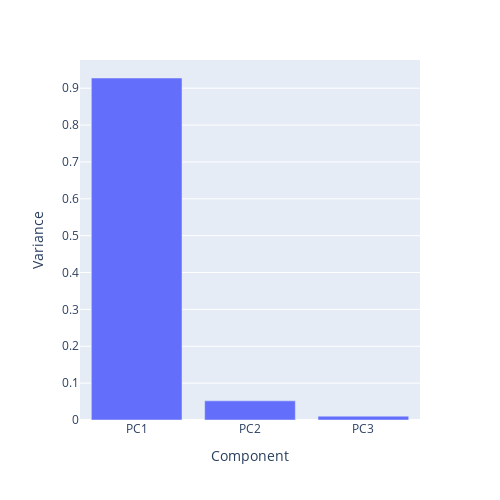
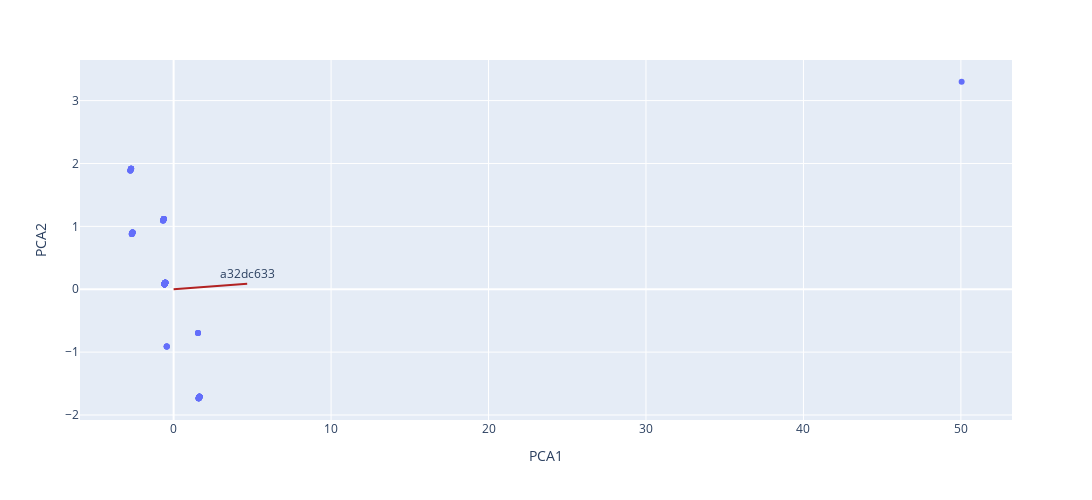
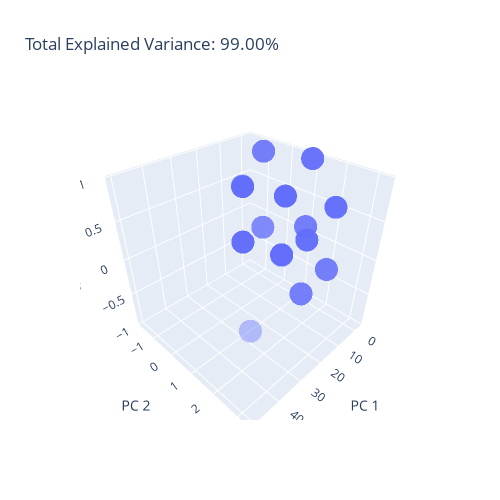
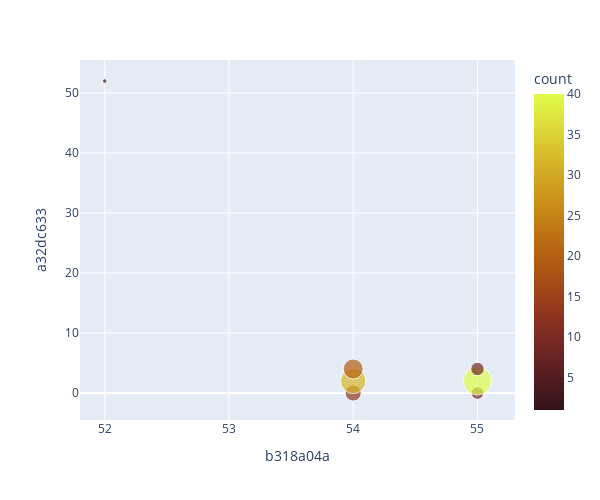

Write notebook code for charts like these, in order.
### Code cell
# Analysis with parameters    
# https://plotly.com/python/pca-visualization/

dfBroker17_2 = [df for df in dfList if df['name'] == 'abb-edge-17-broker-2'][0]
eventsGrouped = transposeDataComplete(dfBroker17_2['data'], '10T')
eventsGrouped.to_csv('/home/javarotti/Temp/temp4.csv')

pca = PCA(n_components=3)
pcaBase = eventsGrouped.drop('TimeStamp', axis=1)
components = pca.fit_transform(pcaBase)
inverse_transform = pca.inverse_transform(components)

dfPCA = pd.DataFrame(data=components)
dfPCA.columns = ['PC' + str(col+1) for col in dfPCA.columns]

fig = px.bar(x = dfPCA.columns, y = pca.explained_variance_ratio_, labels = dict(x = 'Component', y = 'Variance'))
fig.update_layout(autosize=False, width=500, height=500)
fig.show()

fig = px.scatter(components, x=0, y=1, hover_name=list(map(lambda x: 'id:' + str(x), range(0, np.shape(components)[0]))))

loadings = pca.components_.T * np.sqrt(pca.explained_variance_)
total_var = pca.explained_variance_ratio_.sum() * 100

temp = open("/home/javarotti/Temp/temp1.txt", "w")

for i, featureIndex in enumerate(range(0, len(pcaBase.columns) - 1)):
    xFactor = loadings[i, 0]
    yFactor = loadings[i, 1]
    if (math.sqrt(xFactor**2 + yFactor**2) > 3):
        fig.add_shape(
            type='line',
            line=dict(color="firebrick", width=2),
            x0=0, y0=0,
            x1=xFactor,
            y1=yFactor
        )
        fig.add_annotation(
            x=loadings[i, 0],
            y=loadings[i, 1],
            ax=0, ay=0,
            xanchor="center",
            yanchor="bottom",
            text=nameFeature(pcaBase.columns[featureIndex]),
        )
    temp.write(nameFeature(pcaBase.columns[featureIndex]) + ': ' + str(math.sqrt(xFactor**2 + yFactor**2)) + '\n')

temp.close()

fig.update_layout(autosize=False, width=1500, height=500, xaxis_title='PCA1', yaxis_title='PCA2')
fig.show()

fig = px.scatter_3d(
    components, x=0, y=1, z=2,
    title=f'Total Explained Variance: {total_var:.2f}%',
    labels={'0': 'PC 1', '1': 'PC 2', '2': 'PC 3'},
    opacity=0.4,
    hover_name=list(map(lambda x: 'id:' + str(x), range(0, np.shape(components)[0])))
)
fig.update_layout(autosize=False, width=500, height=500)
fig.show()

df = eventsGrouped[[('Value','b318a04a','','','','','',''),('Value','a32dc633','','','','','','')]]
df.columns = ['b318a04a', 'a32dc633']

df2 = df.groupby(['b318a04a','a32dc633']).size().reset_index(name='count')
fig = px.scatter(df2, x = 'b318a04a', y = 'a32dc633', size='count', color="count", color_continuous_scale='solar')
fig.update_layout(autosize=False, width=600, height=500)
fig.show()

### Figure 1 — Plotly figure (JSON) as saved in the notebook; plotly's stock layout.template omitted (floating-point values rounded to 4 significant figures)
{"data": [{"alignmentgroup": "True", "hovertemplate": "Component=%{x}<br>Variance=%{y}<extra></extra>", "legendgroup": "", "marker": {"color": "#636efa", "pattern": {"shape": ""}}, "name": "", "offsetgroup": "", "orientation": "v", "showlegend": false, "textposition": "auto", "type": "bar", "x": ["PC1", "PC2", "PC3"], "xaxis": "x", "y": [0.9277, 0.05196, 0.0104], "yaxis": "y"}], "layout": {"autosize": false, "barmode": "relative", "height": 500, "legend": {"tracegroupgap": 0}, "margin": {"t": 60}, "width": 500, "xaxis": {"anchor": "y", "domain": [0, 1], "title": {"text": "Component"}}, "yaxis": {"anchor": "x", "domain": [0, 1], "title": {"text": "Variance"}}}}

### Figure 2 — Plotly figure (JSON) as saved in the notebook; plotly's stock layout.template omitted (floating-point values rounded to 4 significant figures)
{"data": [{"hovertemplate": "<b>%{hovertext}</b><br><br>0=%{x}<br>1=%{y}<extra></extra>", "hovertext": ["id:0", "id:1", "id:2", "id:3", "id:4", "id:5", "id:6", "id:7", "id:8", "id:9", "id:10", "id:11", "id:12", "id:13", "id:14", "id:15", "id:16", "id:17", "id:18", "id:19", "id:20", "id:21", "id:22", "id:23", "id:24", "id:25", "id:26", "id:27", "id:28", "id:29", "id:30", "id:31", "id:32", "id:33", "id:34", "id:35", "id:36", "id:37", "id:38", "id:39", "id:40", "id:41", "id:42", "id:43", "id:44", "id:45", "id:46", "id:47", "id:48", "id:49", "id:50", "id:51", "id:52", "id:53", "id:54", "id:55", "id:56", "id:57", "id:58", "id:59", "id:60", "id:61", "id:62", "id:63", "id:64", "id:65", "id:66", "id:67", "id:68", "id:69", "id:70", "id:71", "id:72", "id:73", "id:74", "id:75", "id:76", "id:77", "id:78", "id:79", "id:80", "id:81", "id:82", "id:83", "id:84", "id:85", "id:86", "id:87", "id:88", "id:89", "id:90", "id:91", "id:92", "id:93", "id:94", "id:95", "id:96", "id:97", "id:98", "id:99", "id:100", "id:101", "id:102", "id:103", "id:104", "id:105", "id:106", "id:107", "id:108", "id:109", "id:110", "id:111", "id:112", "id:113", "id:114", "id:115", "id:116", "id:117", "id:118", "id:119", "id:120", "id:121", "id:122"], "legendgroup": "", "marker": {"color": "#636efa", "symbol": "circle"}, "mode": "markers", "name": "", "orientation": "v", "showlegend": false, "type": "scatter", "x": [50.05, 1.548, 1.64, 1.593, 1.64, -0.4378, 1.593, 1.593, 1.64, 1.64, 1.593, 1.548, 1.593, 1.64, 1.593, -0.4378, 1.64, 1.593, 1.64, 1.593, 1.64, 1.548, 1.64, 1.64, 1.593, -0.4378, 1.64, 1.641, 1.64, 1.64, -0.5779, -2.701, -0.5779, -0.5304, -0.5779, -0.5304, -2.748, -0.5304, -0.5779, -2.748, -0.5304, -0.5779, -2.701, -0.5779, -0.5304, -0.5779, -2.701, -0.5779, -0.5304, -0.5779, -2.701, -0.5779, -0.5781, -0.6229, -2.656, -0.5304, -0.5779, -2.701, -0.5779, -0.5304, -0.5779, -0.5304, -0.6704, -2.608, -0.5779, -0.5304, -0.6704, -2.608, -0.5779, -0.5779, -0.6229, -0.5779, -2.608, -0.5779, -0.5304, -2.748, -0.5304, -0.5779, -0.6229, -0.5779, -2.608, -0.5779, -0.5304, -0.5779, -0.6229, -2.656, -0.5304, -0.6704, -0.5779, -2.608, -0.5779, -0.5304, -2.748, -0.5304, -0.5779, -0.5304, -0.6704, -2.608, -0.5779, -0.5779, -0.6229, -2.656, -0.5304, -0.5779, -0.6229, -2.656, -0.5304, -0.5779, -2.701, -0.5779, -0.5304, -0.5779, -0.5779, -2.701, -0.5779, -0.5304, -0.5779, -0.6229, -0.5779, 1.64, -0.4378, 1.64, 1.64], "xaxis": "x", "y": [3.3, -0.6949, -1.708, -1.734, -1.708, -0.9095, -1.734, -1.734, -1.708, -1.708, -1.734, -0.6949, -1.734, -1.708, -1.734, -0.9095, -1.708, -1.734, -1.708, -1.734, -1.708, -0.6949, -1.708, -1.708, -1.734, -0.9095, -1.708, -1.719, -1.708, -1.708, 0.0782, 1.916, 0.0782, 0.1038, 0.0782, 0.1038, 1.89, 0.1038, 0.0782, 1.89, 0.1038, 0.0782, 1.916, 0.0782, 0.1038, 0.0782, 1.916, 0.0782, 0.1038, 0.0782, 1.916, 0.0782, 0.07871, 1.117, 0.8769, 0.1038, 0.0782, 1.916, 0.0782, 0.1038, 0.0782, 0.1038, 1.092, 0.9026, 0.0782, 0.1038, 1.092, 0.9026, 0.0782, 0.0782, 1.117, 0.0782, 0.9026, 0.0782, 0.1038, 1.89, 0.1038, 0.0782, 1.117, 0.0782, 0.9026, 0.0782, 0.1038, 0.0782, 1.117, 0.8769, 0.1038, 1.092, 0.0782, 0.9026, 0.0782, 0.1038, 1.89, 0.1038, 0.0782, 0.1038, 1.092, 0.9026, 0.0782, 0.0782, 1.117, 0.8769, 0.1038, 0.0782, 1.117, 0.8769, 0.1038, 0.0782, 1.916, 0.0782, 0.1038, 0.0782, 0.0782, 1.916, 0.0782, 0.1038, 0.0782, 1.117, 0.0782, -1.708, -0.9095, -1.708, -1.708], "yaxis": "y"}], "layout": {"annotations": [{"ax": 0, "ay": 0, "text": "a32dc633", "x": 4.673, "xanchor": "center", "y": 0.08555, "yanchor": "bottom"}], "autosize": false, "height": 500, "legend": {"tracegroupgap": 0}, "margin": {"t": 60}, "shapes": [{"line": {"color": "firebrick", "width": 2}, "type": "line", "x0": 0, "x1": 4.673, "y0": 0, "y1": 0.08555}], "width": 1500, "xaxis": {"anchor": "y", "domain": [0, 1], "title": {"text": "PCA1"}}, "yaxis": {"anchor": "x", "domain": [0, 1], "title": {"text": "PCA2"}}}}

### Figure 3 — Plotly figure (JSON) as saved in the notebook; plotly's stock layout.template omitted (floating-point values rounded to 4 significant figures)
{"data": [{"hovertemplate": "<b>%{hovertext}</b><br><br>PC 1=%{x}<br>PC 2=%{y}<br>PC 3=%{z}<extra></extra>", "hovertext": ["id:0", "id:1", "id:2", "id:3", "id:4", "id:5", "id:6", "id:7", "id:8", "id:9", "id:10", "id:11", "id:12", "id:13", "id:14", "id:15", "id:16", "id:17", "id:18", "id:19", "id:20", "id:21", "id:22", "id:23", "id:24", "id:25", "id:26", "id:27", "id:28", "id:29", "id:30", "id:31", "id:32", "id:33", "id:34", "id:35", "id:36", "id:37", "id:38", "id:39", "id:40", "id:41", "id:42", "id:43", "id:44", "id:45", "id:46", "id:47", "id:48", "id:49", "id:50", "id:51", "id:52", "id:53", "id:54", "id:55", "id:56", "id:57", "id:58", "id:59", "id:60", "id:61", "id:62", "id:63", "id:64", "id:65", "id:66", "id:67", "id:68", "id:69", "id:70", "id:71", "id:72", "id:73", "id:74", "id:75", "id:76", "id:77", "id:78", "id:79", "id:80", "id:81", "id:82", "id:83", "id:84", "id:85", "id:86", "id:87", "id:88", "id:89", "id:90", "id:91", "id:92", "id:93", "id:94", "id:95", "id:96", "id:97", "id:98", "id:99", "id:100", "id:101", "id:102", "id:103", "id:104", "id:105", "id:106", "id:107", "id:108", "id:109", "id:110", "id:111", "id:112", "id:113", "id:114", "id:115", "id:116", "id:117", "id:118", "id:119", "id:120", "id:121", "id:122"], "legendgroup": "", "marker": {"color": "#636efa", "opacity": 0.4, "symbol": "circle"}, "mode": "markers", "name": "", "scene": "scene", "showlegend": false, "type": "scatter3d", "x": [50.05, 1.548, 1.64, 1.593, 1.64, -0.4378, 1.593, 1.593, 1.64, 1.64, 1.593, 1.548, 1.593, 1.64, 1.593, -0.4378, 1.64, 1.593, 1.64, 1.593, 1.64, 1.548, 1.64, 1.64, 1.593, -0.4378, 1.64, 1.641, 1.64, 1.64, -0.5779, -2.701, -0.5779, -0.5304, -0.5779, -0.5304, -2.748, -0.5304, -0.5779, -2.748, -0.5304, -0.5779, -2.701, -0.5779, -0.5304, -0.5779, -2.701, -0.5779, -0.5304, -0.5779, -2.701, -0.5779, -0.5781, -0.6229, -2.656, -0.5304, -0.5779, -2.701, -0.5779, -0.5304, -0.5779, -0.5304, -0.6704, -2.608, -0.5779, -0.5304, -0.6704, -2.608, -0.5779, -0.5779, -0.6229, -0.5779, -2.608, -0.5779, -0.5304, -2.748, -0.5304, -0.5779, -0.6229, -0.5779, -2.608, -0.5779, -0.5304, -0.5779, -0.6229, -2.656, -0.5304, -0.6704, -0.5779, -2.608, -0.5779, -0.5304, -2.748, -0.5304, -0.5779, -0.5304, -0.6704, -2.608, -0.5779, -0.5779, -0.6229, -2.656, -0.5304, -0.5779, -0.6229, -2.656, -0.5304, -0.5779, -2.701, -0.5779, -0.5304, -0.5779, -0.5779, -2.701, -0.5779, -0.5304, -0.5779, -0.6229, -0.5779, 1.64, -0.4378, 1.64, 1.64], "y": [3.3, -0.6949, -1.708, -1.734, -1.708, -0.9095, -1.734, -1.734, -1.708, -1.708, -1.734, -0.6949, -1.734, -1.708, -1.734, -0.9095, -1.708, -1.734, -1.708, -1.734, -1.708, -0.6949, -1.708, -1.708, -1.734, -0.9095, -1.708, -1.719, -1.708, -1.708, 0.0782, 1.916, 0.0782, 0.1038, 0.0782, 0.1038, 1.89, 0.1038, 0.0782, 1.89, 0.1038, 0.0782, 1.916, 0.0782, 0.1038, 0.0782, 1.916, 0.0782, 0.1038, 0.0782, 1.916, 0.0782, 0.07871, 1.117, 0.8769, 0.1038, 0.0782, 1.916, 0.0782, 0.1038, 0.0782, 0.1038, 1.092, 0.9026, 0.0782, 0.1038, 1.092, 0.9026, 0.0782, 0.0782, 1.117, 0.0782, 0.9026, 0.0782, 0.1038, 1.89, 0.1038, 0.0782, 1.117, 0.0782, 0.9026, 0.0782, 0.1038, 0.0782, 1.117, 0.8769, 0.1038, 1.092, 0.0782, 0.9026, 0.0782, 0.1038, 1.89, 0.1038, 0.0782, 0.1038, 1.092, 0.9026, 0.0782, 0.0782, 1.117, 0.8769, 0.1038, 0.0782, 1.117, 0.8769, 0.1038, 0.0782, 1.916, 0.0782, 0.1038, 0.0782, 0.0782, 1.916, 0.0782, 0.1038, 0.0782, 1.117, 0.0782, -1.708, -0.9095, -1.708, -1.708], "z": [0.2518, -0.1231, 0.3487, -0.5372, 0.3487, 0.888, -0.5372, -0.5372, 0.3487, 0.3487, -0.5372, -0.1231, -0.5372, 0.3487, -0.5372, 0.888, 0.3487, -0.5372, 0.3487, -0.5372, 0.3487, -0.1231, 0.3487, 0.3487, -0.5372, 0.888, 0.3487, 0.3604, 0.3487, 0.3487, -0.4696, 0.4839, -0.4696, 0.4163, -0.4696, 0.4163, -0.402, 0.4163, -0.4696, -0.402, 0.4163, -0.4696, 0.4839, -0.4696, 0.4163, -0.4696, 0.4839, -0.4696, 0.4163, -0.4696, 0.4839, -0.4696, -0.4853, -0.05547, 0.06978, 0.4163, -0.4696, 0.4839, -0.4696, 0.4163, -0.4696, 0.4163, -0.9413, 0.9556, -0.4696, 0.4163, -0.9413, 0.9556, -0.4696, -0.4696, -0.05547, -0.4696, 0.9556, -0.4696, 0.4163, -0.402, 0.4163, -0.4696, -0.05547, -0.4696, 0.9556, -0.4696, 0.4163, -0.4696, -0.05547, 0.06978, 0.4163, -0.9413, -0.4696, 0.9556, -0.4696, 0.4163, -0.402, 0.4163, -0.4696, 0.4163, -0.9413, 0.9556, -0.4696, -0.4696, -0.05547, 0.06978, 0.4163, -0.4696, -0.05547, 0.06978, 0.4163, -0.4696, 0.4839, -0.4696, 0.4163, -0.4696, -0.4696, 0.4839, -0.4696, 0.4163, -0.4696, -0.05547, -0.4696, 0.3487, 0.888, 0.3487, 0.3487]}], "layout": {"autosize": false, "height": 500, "legend": {"tracegroupgap": 0}, "scene": {"domain": {"x": [0, 1], "y": [0, 1]}, "xaxis": {"title": {"text": "PC 1"}}, "yaxis": {"title": {"text": "PC 2"}}, "zaxis": {"title": {"text": "PC 3"}}}, "title": {"text": "Total Explained Variance: 99.00%"}, "width": 500}}

### Figure 4 — Plotly figure (JSON) as saved in the notebook; plotly's stock layout.template omitted (floating-point values rounded to 4 significant figures)
{"data": [{"hovertemplate": "b318a04a=%{x}<br>a32dc633=%{y}<br>count=%{marker.color}<extra></extra>", "legendgroup": "", "marker": {"color": [1, 13, 32, 20, 8, 40, 9], "coloraxis": "coloraxis", "size": [1, 13, 32, 20, 8, 40, 9], "sizemode": "area", "sizeref": 0.1, "symbol": "circle"}, "mode": "markers", "name": "", "orientation": "v", "showlegend": false, "type": "scatter", "x": [52, 54, 54, 54, 55, 55, 55], "xaxis": "x", "y": [52, 0, 2, 4, 0, 2, 4], "yaxis": "y"}], "layout": {"autosize": false, "coloraxis": {"colorbar": {"title": {"text": "count"}}, "colorscale": [[0, "rgb(51, 19, 23)"], [0.09091, "rgb(79, 28, 33)"], [0.1818, "rgb(108, 36, 36)"], [0.2727, "rgb(135, 47, 32)"], [0.3636, "rgb(157, 66, 25)"], [0.4545, "rgb(174, 88, 20)"], [0.5455, "rgb(188, 111, 19)"], [0.6364, "rgb(199, 137, 22)"], [0.7273, "rgb(209, 164, 32)"], [0.8182, "rgb(217, 192, 44)"], [0.9091, "rgb(222, 222, 59)"], [1, "rgb(224, 253, 74)"]]}, "height": 500, "legend": {"itemsizing": "constant", "tracegroupgap": 0}, "margin": {"t": 60}, "width": 600, "xaxis": {"anchor": "y", "domain": [0, 1], "title": {"text": "b318a04a"}}, "yaxis": {"anchor": "x", "domain": [0, 1], "title": {"text": "a32dc633"}}}}
